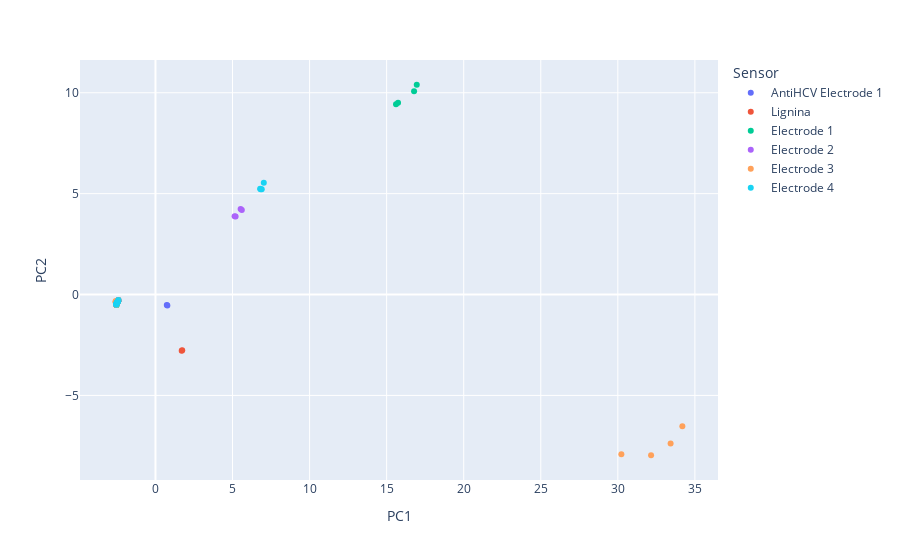

Here is the notebook cell this chart was saved with:
### Code cell
# 4. Scores plot
# check API documentation for plotly.express https://plotly.com/python/3d-scatter-plots

import plotly.express as px

fig = px.scatter(df_scores, x='PC1', y='PC2', color='Sensor')
fig.show()

### Figure 1 — Plotly figure (JSON) as saved in the notebook; plotly's stock layout.template omitted (floating-point values rounded to 4 significant figures)
{"data": [{"hovertemplate": "Sensor=AntiHCV Electrode 1<br>PC1=%{x}<br>PC2=%{y}<extra></extra>", "legendgroup": "AntiHCV Electrode 1", "marker": {"color": "#636efa", "symbol": "circle"}, "mode": "markers", "name": "AntiHCV Electrode 1", "orientation": "v", "showlegend": true, "type": "scatter", "x": [-2.544, -2.542, -2.527, -2.526, -2.496, -2.494, -2.471, -2.469, 0.7348, 0.7709, -2.42, -2.419], "xaxis": "x", "y": [-0.4977, -0.493, -0.4508, -0.4458, -0.4257, -0.4209, -0.3912, -0.3865, -0.5215, -0.5406, -0.3224, -0.3177], "yaxis": "y"}, {"hovertemplate": "Sensor=Lignina<br>PC1=%{x}<br>PC2=%{y}<extra></extra>", "legendgroup": "Lignina", "marker": {"color": "#EF553B", "symbol": "circle"}, "mode": "markers", "name": "Lignina", "orientation": "v", "showlegend": true, "type": "scatter", "x": [-2.542, -2.541, -2.535, -2.534, -2.496, -2.494, -2.471, -2.469, 1.735, 1.702, -2.42, -2.419], "xaxis": "x", "y": [-0.4996, -0.4946, -0.4395, -0.4349, -0.4257, -0.4209, -0.3912, -0.3865, -2.759, -2.786, -0.3224, -0.3177], "yaxis": "y"}, {"hovertemplate": "Sensor=Electrode 1<br>PC1=%{x}<br>PC2=%{y}<extra></extra>", "legendgroup": "Electrode 1", "marker": {"color": "#00cc96", "symbol": "circle"}, "mode": "markers", "name": "Electrode 1", "orientation": "v", "showlegend": true, "type": "scatter", "x": [-2.53, -2.53, -2.529, -2.516, -2.531, -2.531, -2.53, -2.517, -2.496, -2.496, -2.494, -2.482, -2.471, -2.471, -2.469, -2.457, 16.78, 15.61, 15.74, 16.95, -2.42, -2.42, -2.419, -2.406], "xaxis": "x", "y": [-0.5177, -0.5161, -0.512, -0.47, -0.4467, -0.4466, -0.4422, -0.3992, -0.4257, -0.4252, -0.4209, -0.3781, -0.3912, -0.3908, -0.3865, -0.3437, 10.08, 9.426, 9.5, 10.4, -0.3224, -0.322, -0.3177, -0.2749], "yaxis": "y"}, {"hovertemplate": "Sensor=Electrode 2<br>PC1=%{x}<br>PC2=%{y}<extra></extra>", "legendgroup": "Electrode 2", "marker": {"color": "#ab63fa", "symbol": "circle"}, "mode": "markers", "name": "Electrode 2", "orientation": "v", "showlegend": true, "type": "scatter", "x": [-2.542, -2.542, -2.54, -2.528, -2.531, -2.53, -2.529, -2.517, -2.496, -2.496, -2.494, -2.482, -2.471, -2.471, -2.469, -2.457, 5.524, 5.136, 5.199, 5.603, -2.42, -2.42, -2.419, -2.406], "xaxis": "x", "y": [-0.5001, -0.4997, -0.4956, -0.4531, -0.446, -0.446, -0.4415, -0.3982, -0.4257, -0.4252, -0.4209, -0.3781, -0.3912, -0.3908, -0.3865, -0.3437, 4.235, 3.877, 3.864, 4.188, -0.3224, -0.322, -0.3177, -0.2749], "yaxis": "y"}, {"hovertemplate": "Sensor=Electrode 3<br>PC1=%{x}<br>PC2=%{y}<extra></extra>", "legendgroup": "Electrode 3", "marker": {"color": "#FFA15A", "symbol": "circle"}, "mode": "markers", "name": "Electrode 3", "orientation": "v", "showlegend": true, "type": "scatter", "x": [-2.538, -2.538, -2.536, -2.522, -2.579, -2.582, -2.584, -2.572, -2.496, -2.496, -2.494, -2.482, -2.471, -2.471, -2.469, -2.457, 30.23, 32.16, 33.42, 34.19, -2.42, -2.42, -2.419, -2.406], "xaxis": "x", "y": [-0.5058, -0.5059, -0.5029, -0.4611, -0.3757, -0.3701, -0.3621, -0.317, -0.4257, -0.4252, -0.4209, -0.3781, -0.3912, -0.3908, -0.3865, -0.3437, -7.918, -7.966, -7.381, -6.53, -0.3224, -0.322, -0.3177, -0.2749], "yaxis": "y"}, {"hovertemplate": "Sensor=Electrode 4<br>PC1=%{x}<br>PC2=%{y}<extra></extra>", "legendgroup": "Electrode 4", "marker": {"color": "#19d3f3", "symbol": "circle"}, "mode": "markers", "name": "Electrode 4", "orientation": "v", "showlegend": true, "type": "scatter", "x": [-2.543, -2.543, -2.542, -2.529, -2.531, -2.531, -2.53, -2.517, -2.496, -2.496, -2.494, -2.482, -2.471, -2.471, -2.469, -2.457, 6.895, 6.822, 6.793, 7.029, -2.42, -2.42, -2.419, -2.406], "xaxis": "x", "y": [-0.4984, -0.498, -0.4938, -0.4513, -0.4451, -0.445, -0.4409, -0.3982, -0.4257, -0.4252, -0.4209, -0.3781, -0.3912, -0.3908, -0.3865, -0.3437, 5.224, 5.216, 5.242, 5.538, -0.3224, -0.322, -0.3177, -0.2749], "yaxis": "y"}], "layout": {"legend": {"title": {"text": "Sensor"}, "tracegroupgap": 0}, "margin": {"t": 60}, "xaxis": {"anchor": "y", "domain": [0, 1], "title": {"text": "PC1"}}, "yaxis": {"anchor": "x", "domain": [0, 1], "title": {"text": "PC2"}}}}
